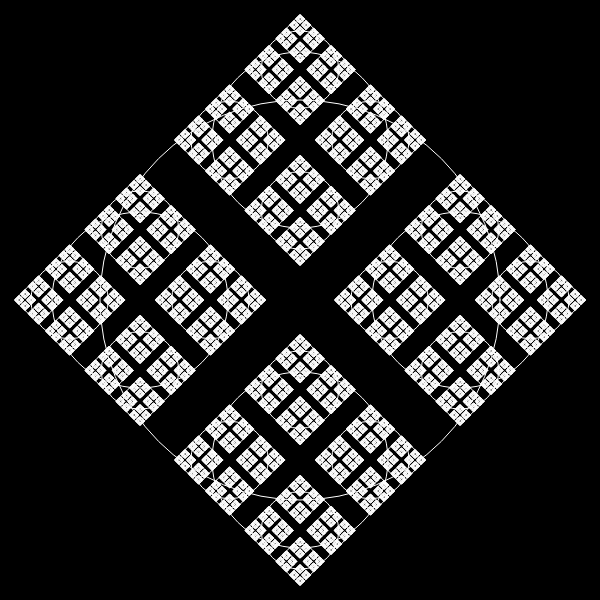
Frame 1 (no input)
Frame 2 (the mouse pressed at the canvas centre, redrawn once): identical to frame 1, image omitted

The p5.js sketch that drew this single still picture (run headless with seeded random() and noise() and a simulated clock; the mouse was pressed at the canvas centre and the sketch redrawn once):

// p5.js sketch
// ── sketch.js
function setup() {
	createCanvas(600, 600);
}

function draw() {
	background(0);
	stroke(255);
	noFill();
	drawCircle(width/2,height/2,400);
	noLoop();
}

let drawCircle = (x,y,r) =>{
	ellipse(x,y,r);
	if(r>2){
		let newR = r*0.4;
		drawCircle(x+newR,y,newR*1.1);
		drawCircle(x-newR,y,newR*1.1);
		drawCircle(x,y+newR,newR*1.1);
		drawCircle(x,y-newR,newR*1.1);

	}
}
